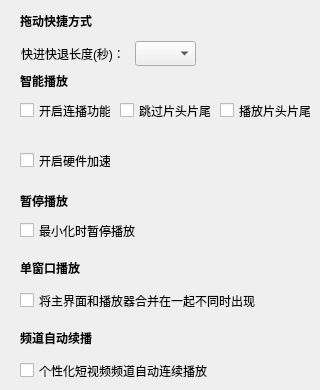
           <widget class="QWidget" name="page_1">
            <widget class="QCheckBox" name="checkBox_lianbo">
             <property name="geometry">
              <rect>
               <x>20</x>
               <y>100</y>
               <width>91</width>
               <height>21</height>
              </rect>
             </property>
             <property name="styleSheet">
              <string notr="true">QCheckBox::indicator
{

}
QCheckBox::indicator:checked
{
border-image: url(:/images/checked_set.png);
}

QCheckBox::indicator:unchecked
{
border-image: url(:/images/uncheck_set.png);
}</string>
             </property>
             <property name="text">
              <string>开启连播功能</string>
             </property>
            </widget>
            <widget class="QLabel" name="label_16">
             <property name="geometry">
              <rect>
               <x>20</x>
               <y>260</y>
               <width>71</width>
               <height>16</height>
              </rect>
             </property>
             <property name="font">
              <font>
               <weight>75</weight>
               <bold>true</bold>
              </font>
             </property>
             <property name="text">
              <string>单窗口播放</string>
             </property>
            </widget>
            <widget class="QCheckBox" name="checkBox_yinjiajiasu">
             <property name="geometry">
              <rect>
               <x>20</x>
               <y>150</y>
               <width>91</width>
               <height>21</height>
              </rect>
             </property>
             <property name="styleSheet">
              <string notr="true">QCheckBox::indicator
{

}
QCheckBox::indicator:checked
{
border-image: url(:/images/checked_set.png);
}

QCheckBox::indicator:unchecked
{
border-image: url(:/images/uncheck_set.png);
}</string>
             </property>
             <property name="text">
              <string>开启硬件加速</string>
             </property>
            </widget>
            <widget class="QLabel" name="label_18">
             <property name="geometry">
              <rect>
               <x>20</x>
               <y>190</y>
               <width>61</width>
               <height>21</height>
              </rect>
             </property>
             <property name="font">
              <font>
               <weight>75</weight>
               <bold>true</bold>
              </font>
             </property>
             <property name="text">
              <string>暂停播放</string>
             </property>
            </widget>
            <widget class="QCheckBox" name="checkBox_noshow">
             <property name="geometry">
              <rect>
               <x>20</x>
               <y>290</y>
               <width>241</width>
               <height>21</height>
              </rect>
             </property>
             <property name="styleSheet">
              <string notr="true">QCheckBox::indicator
{

}
QCheckBox::indicator:checked
{
border-image: url(:/images/checked_set.png);
}

QCheckBox::indicator:unchecked
{
border-image: url(:/images/uncheck_set.png);
}</string>
             </property>
             <property name="text">
              <string>将主界面和播放器合并在一起不同时出现</string>
             </property>
            </widget>
            <widget class="QLabel" name="label_19">
             <property name="geometry">
              <rect>
               <x>20</x>
               <y>10</y>
               <width>81</width>
               <height>21</height>
              </rect>
             </property>
             <property name="font">
              <font>
               <weight>75</weight>
               <bold>true</bold>
              </font>
             </property>
             <property name="text">
              <string>拖动快捷方式</string>
             </property>
            </widget>
            <widget class="QLabel" name="label_21">
             <property name="geometry">
              <rect>
               <x>20</x>
               <y>70</y>
               <width>81</width>
               <height>21</height>
              </rect>
             </property>
             <property name="font">
              <font>
               <weight>75</weight>
               <bold>true</bold>
              </font>
             </property>
             <property name="text">
              <string>智能播放</string>
             </property>
            </widget>
            <widget class="QCheckBox" name="checkBox_stephome">
             <property name="geometry">
              <rect>
               <x>120</x>
               <y>100</y>
               <width>91</width>
               <height>21</height>
              </rect>
             </property>
             <property name="styleSheet">
              <string notr="true">QCheckBox::indicator
{

}
QCheckBox::indicator:checked
{
border-image: url(:/images/checked_set.png);
}

QCheckBox::indicator:unchecked
{
border-image: url(:/images/uncheck_set.png);
}</string>
             </property>
             <property name="text">
              <string>跳过片头片尾</string>
             </property>
            </widget>
            <widget class="QCheckBox" name="checkBox_stepend">
             <property name="geometry">
              <rect>
               <x>220</x>
               <y>100</y>
               <width>91</width>
               <height>21</height>
              </rect>
             </property>
             <property name="styleSheet">
              <string notr="true">QCheckBox::indicator
{

}
QCheckBox::indicator:checked
{
border-image: url(:/images/checked_set.png);
}

QCheckBox::indicator:unchecked
{
border-image: url(:/images/uncheck_set.png);
}</string>
             </property>
             <property name="text">
              <string>播放片头片尾</string>
             </property>
            </widget>
            <widget class="QCheckBox" name="checkBox_minpause">
             <property name="geometry">
              <rect>
               <x>20</x>
               <y>220</y>
               <width>121</width>
               <height>21</height>
              </rect>
             </property>
             <property name="styleSheet">
              <string notr="true">QCheckBox::indicator
{

}
QCheckBox::indicator:checked
{
border-image: url(:/images/checked_set.png);
}

QCheckBox::indicator:unchecked
{
border-image: url(:/images/uncheck_set.png);
}</string>
             </property>
             <property name="text">
              <string>最小化时暂停播放</string>
             </property>
            </widget>
            <widget class="QCheckBox" name="checkBox_autoplay">
             <property name="geometry">
              <rect>
               <x>20</x>
               <y>360</y>
               <width>191</width>
               <height>21</height>
              </rect>
             </property>
             <property name="styleSheet">
              <string notr="true">QCheckBox::indicator
{

}
QCheckBox::indicator:checked
{
border-image: url(:/images/checked_set.png);
}

QCheckBox::indicator:unchecked
{
border-image: url(:/images/uncheck_set.png);
}</string>
             </property>
             <property name="text">
              <string>个性化短视频频道自动连续播放</string>
             </property>
            </widget>
            <widget class="QLabel" name="label_23">
             <property name="geometry">
              <rect>
               <x>20</x>
               <y>330</y>
               <width>91</width>
               <height>16</height>
              </rect>
             </property>
             <property name="font">
              <font>
               <weight>75</weight>
               <bold>true</bold>
              </font>
             </property>
             <property name="text">
              <string>频道自动续播</string>
             </property>
            </widget>
            <widget class="QLabel" name="label_22">
             <property name="geometry">
              <rect>
               <x>21</x>
               <y>41</y>
               <width>108</width>
               <height>25</height>
              </rect>
             </property>
             <property name="minimumSize">
              <size>
               <width>0</width>
               <height>25</height>
              </size>
             </property>
             <property name="maximumSize">
              <size>
               <width>16777215</width>
               <height>25</height>
              </size>
             </property>
             <property name="text">
              <string>快进快退长度(秒)：</string>
             </property>
            </widget>
            <widget class="QComboBox" name="comboBox_step">
             <property name="geometry">
              <rect>
               <x>135</x>
               <y>41</y>
               <width>61</width>
               <height>25</height>
              </rect>
             </property>
             <property name="minimumSize">
              <size>
               <width>0</width>
               <height>25</height>
              </size>
             </property>
            </widget>
           </widget>
